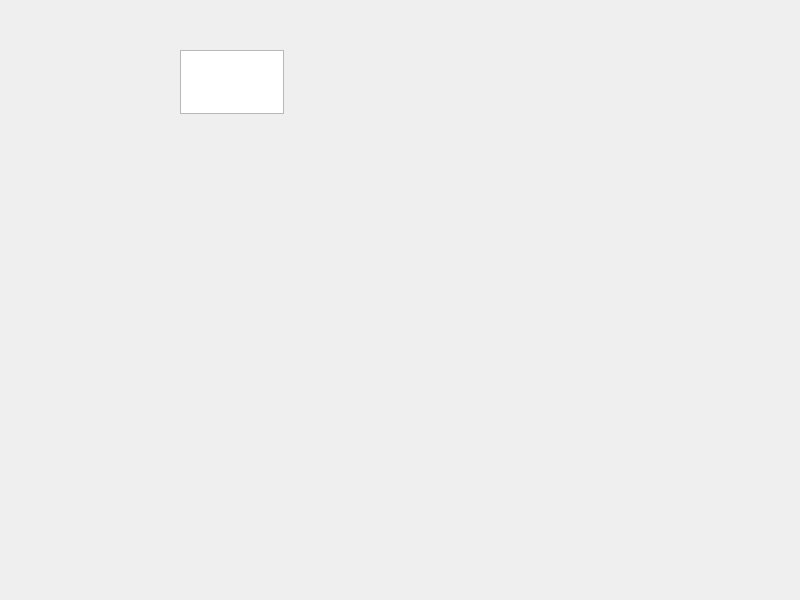
<?xml version="1.0" encoding="UTF-8"?>
<ui version="4.0">
 <class>Widget</class>
 <widget class="QWidget" name="Widget">
  <property name="geometry">
   <rect>
    <x>0</x>
    <y>0</y>
    <width>800</width>
    <height>600</height>
   </rect>
  </property>
  <property name="windowTitle">
   <string>Widget</string>
  </property>
  <widget class="QTextEdit" name="textEdit">
   <property name="geometry">
    <rect>
     <x>180</x>
     <y>50</y>
     <width>104</width>
     <height>64</height>
    </rect>
   </property>
  </widget>
 </widget>
 <resources/>
 <connections/>
</ui>
